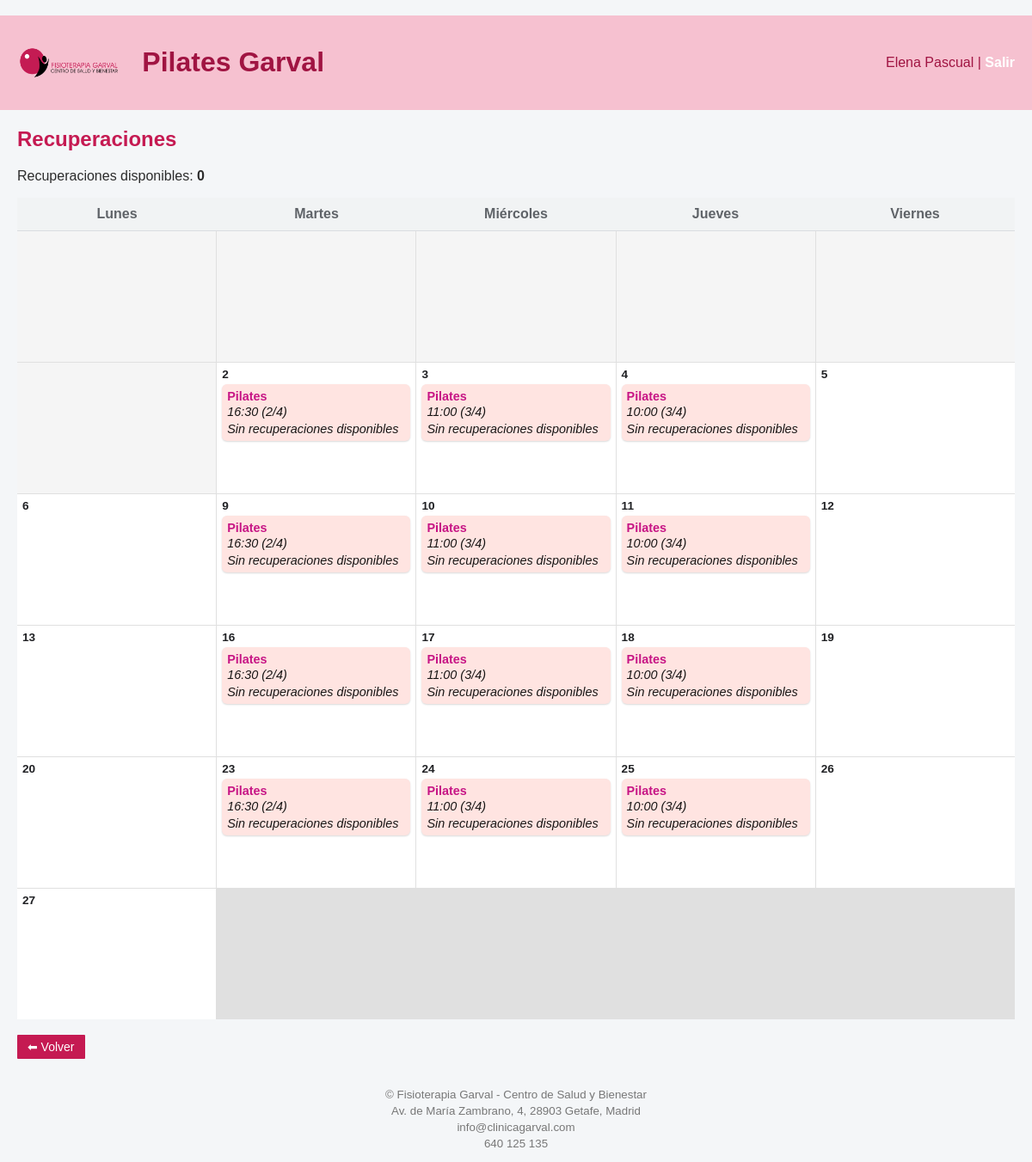
The app's page /usuario/recuperaciones (signed in) with its own data.
### tables this page shows
CREATE TABLE "clases" (
	"id"	INTEGER,
	"fecha"	TEXT,
	"hora"	TEXT,
	"capacidad"	INTEGER,
	"clase_base_id"	INTEGER,
	"dia_semana"	INTEGER, es_festivo INTEGER DEFAULT 0, motivo_festivo TEXT, descripcion TEXT,
	PRIMARY KEY("id" AUTOINCREMENT)
);

### app.py (the view)
@app.route("/usuario/recuperaciones")
def usuario_recuperaciones():
    if session.get("rol") != "usuario":
        abort(403)
    usuario_id = session["user_id"]
    hoy = date.today()
    year, month = obtener_mes_activo()
    calendario = obtener_clases_mes_disponibles(year, month)
    meses = [
        "Enero", "Febrero", "Marzo", "Abril", "Mayo", "Junio",
        "Julio", "Agosto", "Septiembre", "Octubre", "Noviembre", "Diciembre"
    ]
    mes_literal = meses[month - 1]
    conn = conectar()
    c = conn.cursor()
    recuperaciones = c.execute("""
        SELECT COUNT(*)
        FROM recuperaciones r
        JOIN clases c ON c.id = r.clase_original_id
        WHERE r.usuario_id = ?
          AND r.asignada = 0
          AND substr(r.fecha_clase, 1, 7) = ?
    """, (usuario_id, f"{year}-{month:02d}")).fetchone()[0]
    conn.close()
    return render_template(
        "usuario_recuperaciones.html",
        calendario=calendario,
        recuperaciones=recuperaciones,
        year=year,
        month=month,
        mes_literal=mes_literal
    )

### app.py (called while the page is built)
def obtener_mes_activo():
    conn = conectar()
    c = conn.cursor()
    fila = c.execute("""
        SELECT year, month
        FROM configuracion
        WHERE id = 1
    """).fetchone()
    conn.close()
    return fila[0], fila[1]

### db.py (called while the page is built)
def conectar():
    return sqlite3.connect("clinica.db")

### templates/usuario_recuperaciones.html (shortened to what this page needs)
﻿{% extends "base.html" %}
{% block content %}
<h2>Recuperaciones</h2>
<p>
    Recuperaciones disponibles:
    <strong>{{ recuperaciones }}</strong>
</p>
    {% if calendario %}
<div class="calendar-header">
    <div>Lunes</div>
    <div>Martes</div>
    <div>Miércoles</div>
    <div>Jueves</div>
    <div>Viernes</div>
</div>
<div class="calendar">
    {% for i in range(calendario.offset) %}
    <div class="day empty"></div>
    {% endfor %}
    {% for dia in calendario.dias %}
    {% if dia.dia_semana < 5 %}
    <div class="day {% if not dia.clases %}sin-clases{% endif %}">
        <div class="day-header">
            <span class="day-number">{{ dia.dia_num }}</span>
        </div>
        <div class="events">
            {% for clase in dia.clases %}
            <div class="event">
                <div class="event-title">
                    {{ clase.descripcion }}
                </div>
                <div class="event-time">
                    {{ clase.hora }}
                    ({{ clase.ocupacion }}/{{ clase.capacidad }})
                </div>
                {% if recuperaciones > 0 %}
                <form method="post" action="/usuario/recuperaciones/apuntar">
                    <input type="hidden" name="clase_id" value="{{ clase.id }}">
                    <button type="submit"
                            onclick="return confirm('¿Apuntarte a esta clase?')">
                        ➕ Apuntarme
                    </button>
                </form>
                {% else %}
                <div class="event-note">
                    Sin recuperaciones disponibles
                </div>
                {% endif %}
            </div>
            {% endfor %}
        </div>
    </div>
    {% endif %}
    {% endfor %}
</div>
    {% else %}
<p>No tienes clases disponibles en este momento.</p>
    {% endif %}
<br>
<a href="/usuario" class="boton boton-secundario">
    ⬅ Volver
</a>
{% endblock %}

### static/estilo.css (style rules this page uses)
.calendar-header div { padding: 10px; text-align: center; }
.calendar { display: grid; grid-template-columns: repeat(5, 1fr); grid-auto-rows: minmax(120px, auto); background: #e0e0e0; gap: 1px; }
.day { background: #ffffff; min-height: 140px; padding: 6px; display: flex; flex-direction: column; }
.day.empty { background: #f5f5f5; }
.day-header { display: flex; justify-content: space-between; align-items: center; font-size: 0.85rem; color: #5f6368; margin-bottom: 4px; }
.day-number { font-weight: 600; color: #202124; }
.events { display: flex; flex-direction: column; gap: 0.9px; }
.event { background: #FFE4E1; color: #000000; border-radius: 6px; padding: 6px; font-size: 0.9rem; box-shadow: 0 1px 2px rgba(0,0,0,0.15); }
.event-title { font-weight: 600; margin-bottom: 2px; color: #C71585; }
.event-time { font-size: 0.9rem; opacity: 0.9; color: #000000; font-style: italic; }
.event-note { font-size: 0.9rem; margin-top: 4px; opacity: 0.9; color: #000000; font-style: italic; }
:root { --primary: #c51a52; --primary-dark: #a01442; --primary-light: #f6c1d0; --bg: #f4f6f8; --text: #2c2c2c; }
body { font-family: Arial, sans-serif; margin: 0; background: var(--bg); color: var(--text); }
h2, h3 { color: var(--primary); margin-top: 0; }
a.boton, button { background: var(--primary); color: white; padding: 6px 12px; border-radius: 1px; text-decoration: none; font-size: 14px; display: inline-block; }
.boton-secundario { background: #ddd; color: #333; padding: 10px 14px; border-radius: 4px; text-decoration: none; text-align: center; }

### records on screen
clases: descripcion "Pilates", hora "16:30", ocupacion "2", capacidad "4"
clases: descripcion "Pilates", hora "11:00", ocupacion "3", capacidad "4"
clases: descripcion "Pilates", hora "10:00", ocupacion "3", capacidad "4"
clases: descripcion "Pilates", hora "16:30", ocupacion "2", capacidad "4"
clases: descripcion "Pilates", hora "11:00", ocupacion "3", capacidad "4"
clases: descripcion "Pilates", hora "10:00", ocupacion "3", capacidad "4"
clases: descripcion "Pilates", hora "16:30", ocupacion "2", capacidad "4"
clases: descripcion "Pilates", hora "11:00", ocupacion "3", capacidad "4"
clases: descripcion "Pilates", hora "10:00", ocupacion "3", capacidad "4"
clases: descripcion "Pilates", hora "16:30", ocupacion "2", capacidad "4"
clases: descripcion "Pilates", hora "11:00", ocupacion "3", capacidad "4"
clases: descripcion "Pilates", hora "10:00", ocupacion "3", capacidad "4"

### other values on screen
{{ session.nombre }} "Elena Pascual"
{{ recuperaciones }} "0"
{{ dia.dia_num }} "2" "3" "4" "5" "6" "9" "10" "11" "12" "13" "16" "17" "18" "19" "20" "23" "24" "25" "26" "27"
